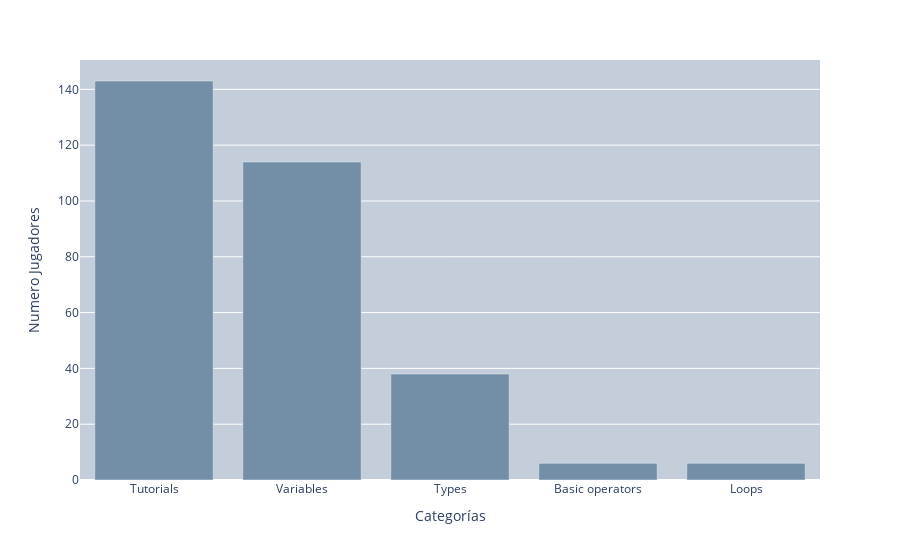

Notebook code for this chart:
### Code cell
fig = generateChartNivelesAlcanzados2(tiemposMedios["listaNiveles"], ultNivelAlcanzado)
fig.show()

### Figure 1 — Plotly figure (JSON) as saved in the notebook; plotly's stock layout.template omitted (floating-point values rounded to 4 significant figures)
{"data": [{"alignmentgroup": "True", "hovertemplate": "Categorías=%{x}<br>Numero Jugadores=%{y}<extra></extra>", "legendgroup": "", "marker": {"color": "#738FA7", "pattern": {"shape": ""}}, "name": "", "offsetgroup": "", "orientation": "v", "showlegend": false, "textposition": "auto", "type": "bar", "x": ["Tutorials", "Variables", "Types", "Basic operators", "Loops"], "xaxis": "x", "y": [143, 114, 38, 6, 6], "yaxis": "y"}], "layout": {"barmode": "relative", "legend": {"tracegroupgap": 0}, "margin": {"t": 60}, "plot_bgcolor": "#C3CEDA", "xaxis": {"anchor": "y", "domain": [0, 1], "title": {"text": "Categorías"}}, "yaxis": {"anchor": "x", "domain": [0, 1], "title": {"text": "Numero Jugadores"}}}}
